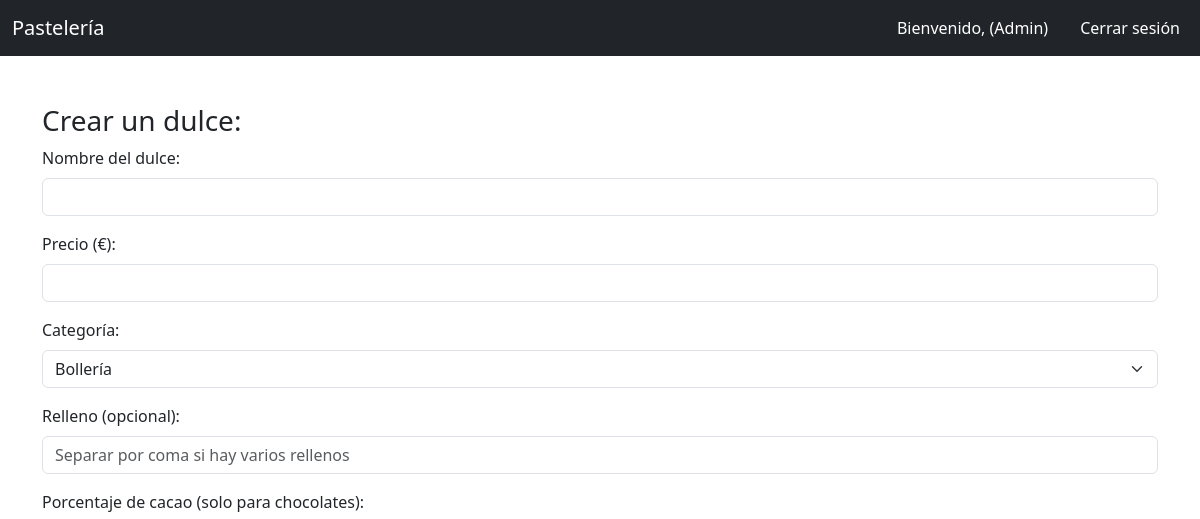
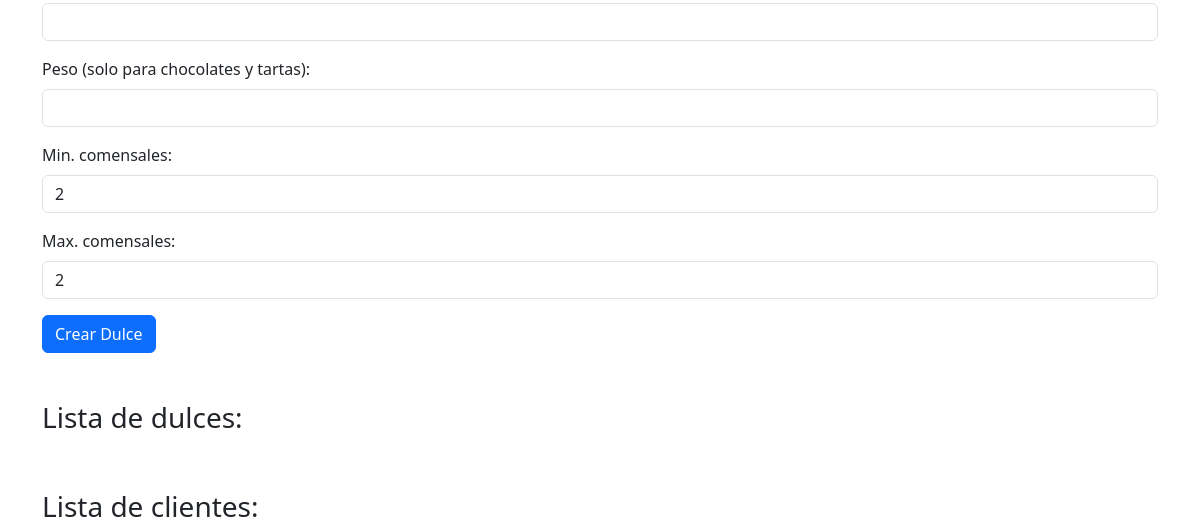
/mainAdmin.php (signed in), run on an earlier commit of the app's database (2 pictures, top to bottom).
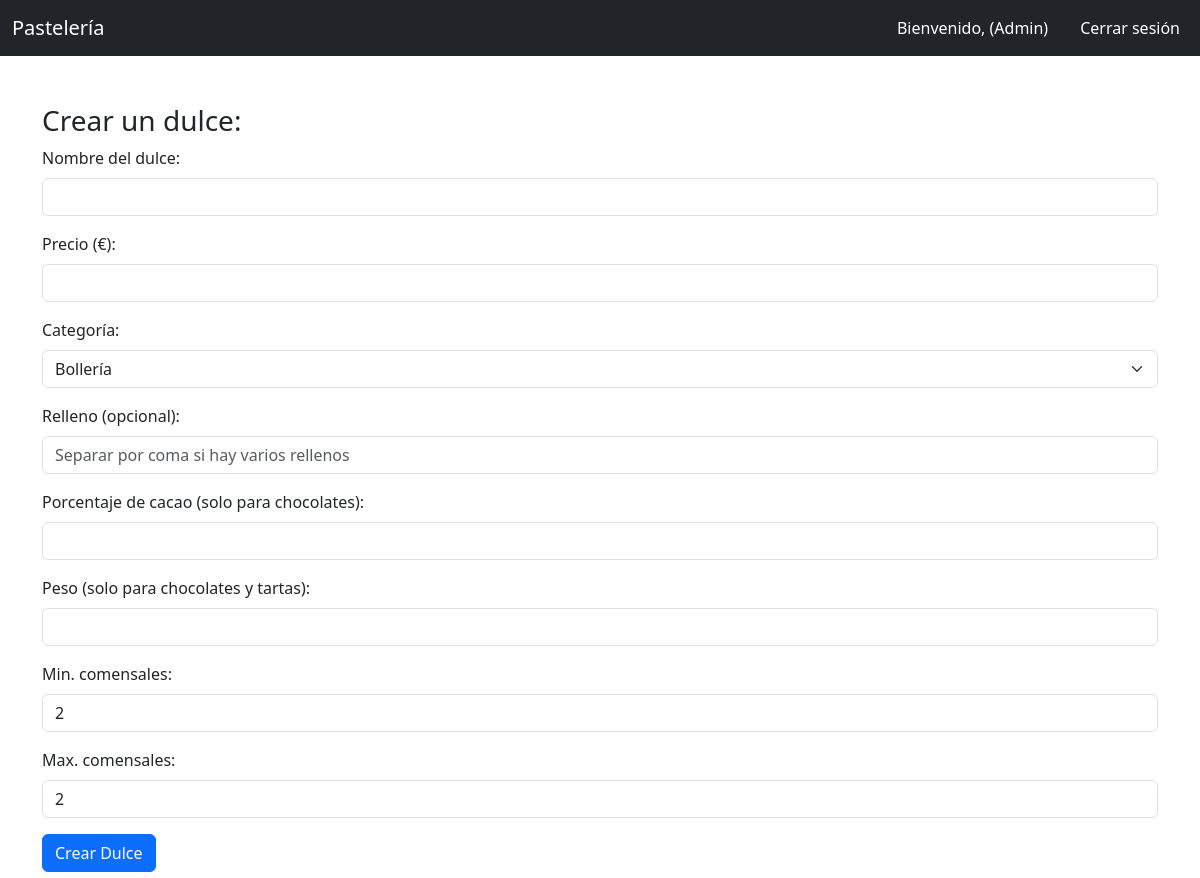
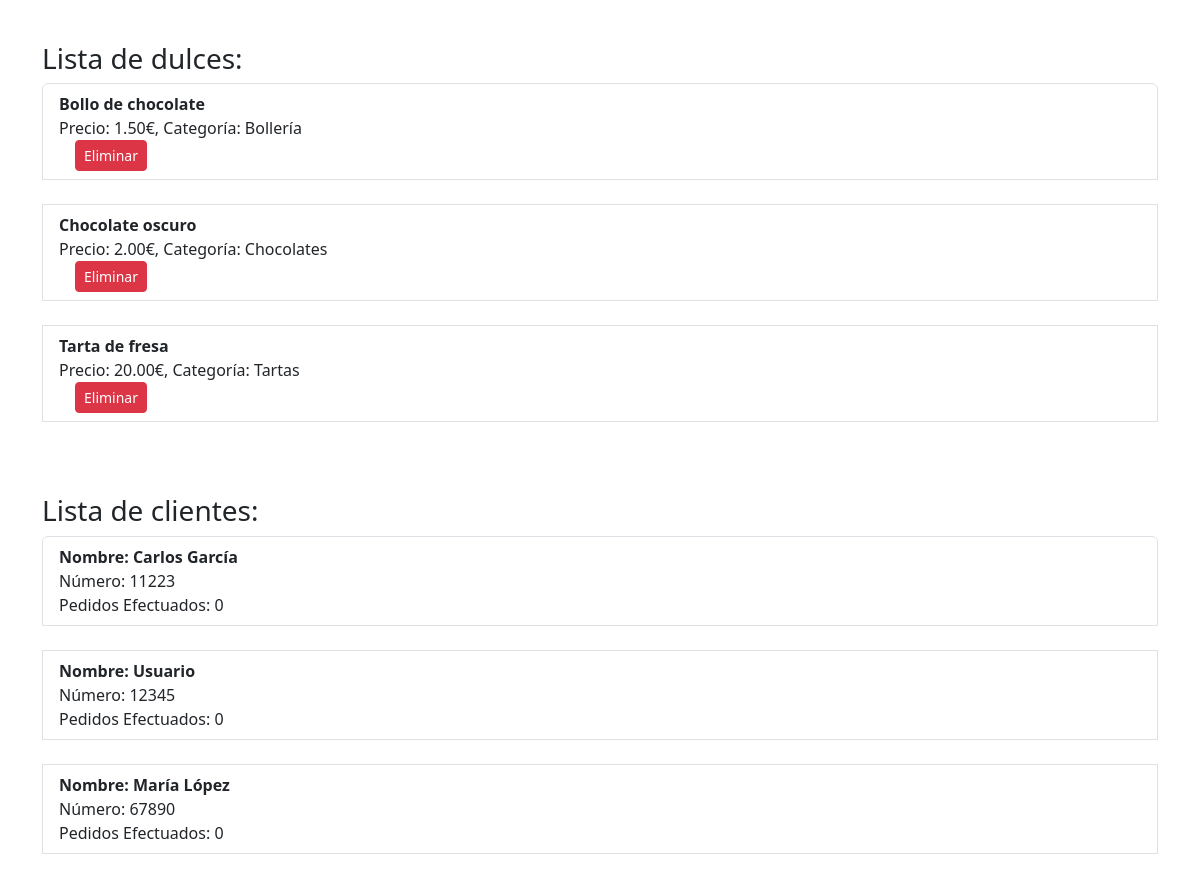
And on a later commit of the database (2 pictures, top to bottom).
### tables this page shows
CREATE TABLE IF NOT EXISTS dulces (
    id INT AUTO_INCREMENT PRIMARY KEY,
    nombre VARCHAR(255) NOT NULL,
    precio DECIMAL(10, 2) NOT NULL,
    categoria ENUM('Bollería', 'Chocolates', 'Tartas') NOT NULL,
    relleno TEXT,
    porcentaje_cacao INT,
    peso INT,
    min_comensales INT DEFAULT 2,
    max_comensales INT DEFAULT 2
);

CREATE TABLE IF NOT EXISTS clientes (
    id INT AUTO_INCREMENT PRIMARY KEY,
    nombre VARCHAR(255) NOT NULL,
    numero VARCHAR(15) NOT NULL UNIQUE,
    num_pedidos INT DEFAULT 0
);

### src/Cliente.php (called while the page is built, shortened)
<?php
class Cliente
{
    private int $numPedidosEfectuados = 0;
    public function __construct(
        private string $nombre,
        private string $numero,
        int $numPedidosEfectuados = 0
    ) {
        $this->numPedidosEfectuados = $numPedidosEfectuados;
    }
    public function getNombre(): string
    {
        return $this->nombre;
    }
    public function getNumero(): string
    {
        return $this->numero;
    }
    public function getNumPedidosEfectuados(): int
    {
        return $this->numPedidosEfectuados;
    }
    public static function obtenerClientePorNumero(PDO $pdo, string $numero): ?Cliente
    {
        $sql = "SELECT * FROM clientes WHERE numero = :numero";
        $stmt = $pdo->prepare($sql);
        $stmt->execute([':numero' => $numero]);
        $row = $stmt->fetch(PDO::FETCH_ASSOC);
        if ($row) {
            return new Cliente($row['nombre'], $row['numero'], $row['num_pedidos']);
        }
        return null;
    }
}

### public/mainAdmin.php (the view, shortened to what this page needs)
<?php
require_once '../src/Cliente.php';
$usuario = htmlspecialchars($_SESSION['usuario']);
$pdo = DB::getConnection();
?>
<!DOCTYPE html>
<html lang="es">
<head>
    <link href="https://cdn.jsdelivr.net/npm/bootstrap@5.3.2/dist/css/bootstrap.min.css" rel="stylesheet">
</head>
<body>
    <nav class="navbar navbar-expand-lg navbar-dark bg-dark">
        <div class="container-fluid">
            <a class="navbar-brand" href="#">Pastelería</a>
            <div class="collapse navbar-collapse" id="navbarNav">
                <ul class="navbar-nav ms-auto">
                    <li class="nav-item">
                        <span class="nav-link active">Bienvenido, <?php echo $usuario; ?> (Admin)</span>
                    </li>
                    <li class="nav-item">
                        <a class="nav-link btn btn-danger text-white ms-3" href="logout.php">Cerrar sesión</a>
                    </li>
                </ul>
            </div>
        </div>
    </nav>
    <div class="container mt-5">
        <h3>Crear un dulce:</h3>
        <form method="POST" action="" class="needs-validation" novalidate>
            <div class="mb-3">
                <label for="nombre" class="form-label">Nombre del dulce:</label>
                <input type="text" name="nombre" id="nombre" class="form-control" required>
            </div>
            <div class="mb-3">
                <label for="precio" class="form-label">Precio (€):</label>
                <input type="number" step="0.01" name="precio" id="precio" class="form-control" required>
            </div>
            <div class="mb-3">
                <label for="categoria" class="form-label">Categoría:</label>
                <select name="categoria" id="categoria" class="form-select" required>
                    <option value="Bollería">Bollería</option>
                </select>
            </div>
            <div class="mb-3">
                <label for="relleno" class="form-label">Relleno (opcional):</label>
                <input type="text" name="relleno" id="relleno" class="form-control"
                    placeholder="Separar por coma si hay varios rellenos">
            </div>
            <div class="mb-3">
                <label for="porcentaje_cacao" class="form-label">Porcentaje de cacao (solo para chocolates):</label>
                <input type="number" name="porcentaje_cacao" id="porcentaje_cacao" class="form-control" min="0"
                    max="100">
            </div>
            <div class="mb-3">
                <label for="peso" class="form-label">Peso (solo para chocolates y tartas):</label>
                <input type="number" name="peso" id="peso" class="form-control">
            </div>
            <div class="mb-3">
                <label for="min_comensales" class="form-label">Min. comensales:</label>
                <input type="number" name="min_comensales" id="min_comensales" class="form-control" value="2" min="1">
            </div>
            <div class="mb-3">
                <label for="max_comensales" class="form-label">Max. comensales:</label>
                <input type="number" name="max_comensales" id="max_comensales" class="form-control" value="2" min="1">
            </div>
            <button type="submit" class="btn btn-primary">Crear Dulce</button>
        </form>
        <h3 class="mt-5">Lista de dulces:</h3>
        <div class="list-group">
            <?php
            $sql = "SELECT id, nombre, categoria, precio FROM dulces";
            $stmt = $pdo->prepare($sql);
            $stmt->execute();
            $dulces = $stmt->fetchAll(PDO::FETCH_ASSOC);
            foreach ($dulces as $dulce) {
                echo "<div class='list-group-item list-group-item-action'>";
                echo "<strong>{$dulce['nombre']}</strong><br>";
                echo "Precio: {$dulce['precio']}€, Categoría: {$dulce['categoria']}<br>";
                echo "<form method='POST' action='' style='display:inline;'>";
                echo "<button type='submit' class='btn btn-danger btn-sm ms-3'>Eliminar</button>";
                echo "</form>";
                echo "</div><br>";
            }
            ?>
        </div>
        <h3 class="mt-5">Lista de clientes:</h3>
        <div class="list-group">
            <?php
            $sql = "SELECT numero FROM clientes";
            $stmt = $pdo->prepare($sql);
            $stmt->execute();
            $numerosClientes = $stmt->fetchAll(PDO::FETCH_ASSOC);
            foreach ($numerosClientes as $row) {
                $cliente = Cliente::obtenerClientePorNumero($pdo, $row['numero']);
                if ($cliente) {
                    echo "<div class='list-group-item list-group-item-action'>";
                    echo "<strong>Nombre: {$cliente->getNombre()}</strong><br>";
                    echo "Número: {$cliente->getNumero()}<br>";
                    echo "Pedidos Efectuados: {$cliente->getNumPedidosEfectuados()}";
                    echo "</div><br>";
                } else {
                    echo "<div class='list-group-item list-group-item-danger'>";
                    echo "Error al cargar los datos del cliente con número {$row['numero']}.";
                    echo "</div>";
                }
            }
            ?>
        </div>
</body>
</html>

What changed in the data, as far as the page shows it:
added dulces: nombre "Bollo de chocolate", precio "1.50", categoria "Bollería"
added dulces: nombre "Chocolate oscuro", precio "2.00", categoria "Chocolates"
added dulces: nombre "Tarta de fresa", precio "20.00", categoria "Tartas"
added clientes: nombre "Carlos García", numero "11223", num_pedidos "0"
added clientes: nombre "Usuario", numero "12345", num_pedidos "0"
added clientes: nombre "María López", numero "67890", num_pedidos "0"
